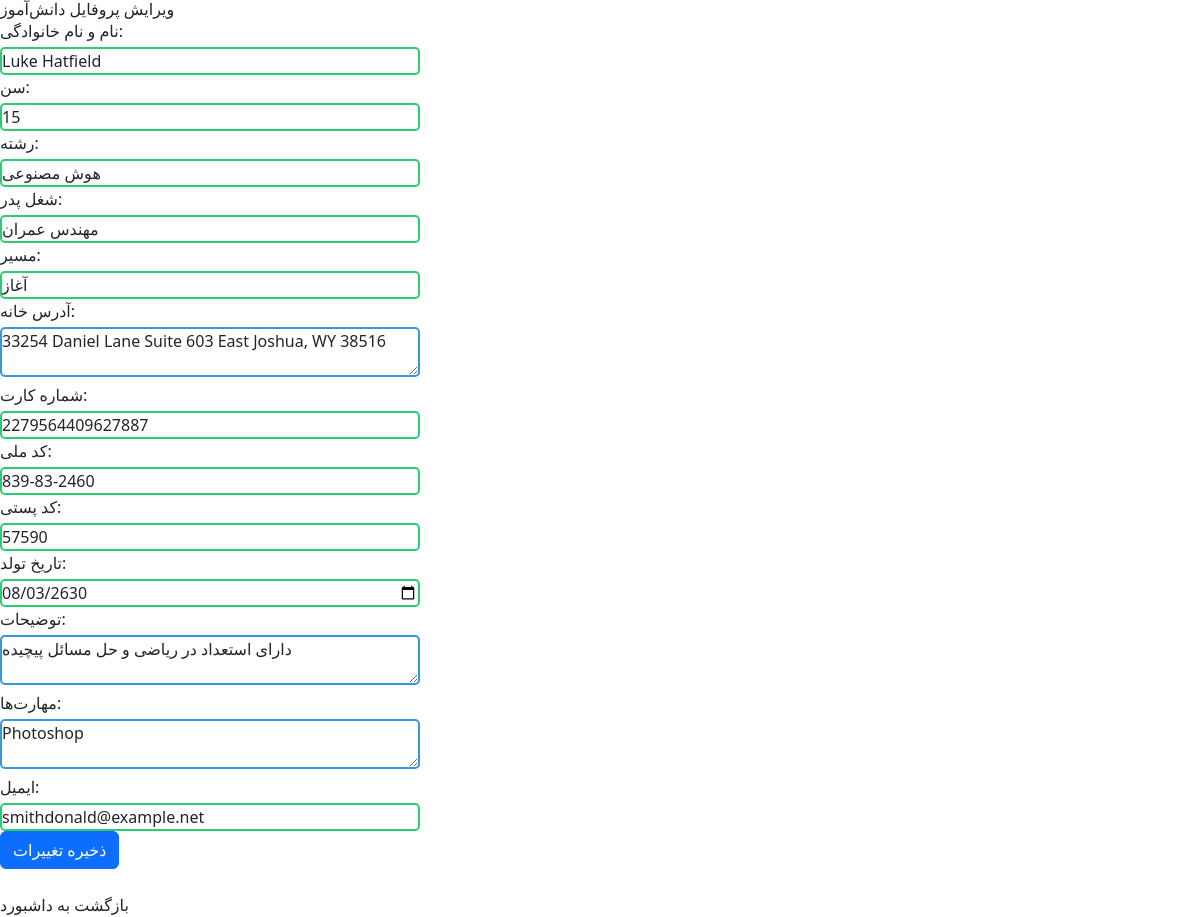
The page /accounts/edit-student/102/ (signed in) on the database its author committed.
### account/models.py (models this page shows, shortened)
class Student(models.Model):
    full_name = models.CharField(max_length=100, verbose_name="نام و نام خانوادگی")
    age = models.IntegerField(verbose_name="سن")
    major = models.CharField(max_length=100, verbose_name="رشته")
    father_job = models.CharField(max_length=100, verbose_name="شغل پدر")
    path = models.CharField(max_length=50, verbose_name="مسیر (آغاز/پرواز)")
    address = models.TextField(verbose_name="آدرس خانه")
    card_number = models.CharField(max_length=20, verbose_name="شماره کارت")
    national_code = models.CharField(max_length=10, verbose_name="کد ملی")
    postal_code = models.CharField(max_length=10, verbose_name="کد پستی")
    birth_date = models.DateField(verbose_name="تاریخ تولد")
    Description = models.TextField(verbose_name="توضیحات", null=True)
    skill = models.TextField(verbose_name="مهارت ها", null=True)
    email = models.EmailField(null=True, blank=True)

### account/views.py (the view)
# urls.py: path('edit-student/<int:student_id>/', edit_student_view, name='edit_student'),
@login_required
def edit_student_view(request, student_id):
    try:
        student = Student.objects.get(id=student_id)  # پیدا کردن دانش‌آموز از طریق آیدی
    except Student.DoesNotExist:
        messages.error(request, "دانش‌آموز مورد نظر یافت نشد.")
        return redirect('admin_dashboard')
    if request.method == 'POST':
        form = StudentForm(request.POST, instance=student)  # فرم برای ویرایش اطلاعات دانش‌آموز
        if form.is_valid():
            student = form.save()  # ذخیره اطلاعات ویرایش‌شده دانش‌آموز
            student_info = (
                f"نام و نام خانوادگی: {student.full_name}, "
                f"سن: {student.age}, "
                f"رشته: {student.major}, "
                f"شغل پدر: {student.father_job}, "
                f"مسیر: {student.path}, "
                f"آدرس: {student.address}, "
                f"کد ملی: {student.national_code}, "
                f"کد پستی: {student.postal_code}, "
                f"تاریخ تولد: {student.birth_date}, "
                f"توضیحات: {student.Description}, "
                f"مهارت‌ها: {student.skill}, "
                f"ایمیل: {student.email}"
            )
            embedding = generate_embedding(student_info)
            vector_id = f"student_{student.id}"  # آیدی منحصر به‌فرد برای وکتور
            metadata = {
                "full_name": student.full_name,
                "national_code": student.national_code,
                "major": student.major,
                "description": student.Description,
                "skill": student.skill,
                "email": student.email,
                "All data": student_info
            }
            save_to_pinecone(vector_id, embedding, metadata)
            messages.success(request, "پروفایل دانش‌آموز با موفقیت بروزرسانی شد!")
            return redirect('admin_dashboard')  # هدایت به داشبورد ادمین یا هر صفحه دلخواه
    else:
        form = StudentForm(instance=student)  # فرم با داده‌های موجود برای ویرایش
    return render(request, 'admin_panel/edit_student.html', {'form': form, 'student': student})

### account/forms.py
class StudentForm(forms.ModelForm):
    class Meta:
        model = Student
        fields = '__all__'
        widgets = {
            'birth_date': forms.DateInput(attrs={'type': 'date'}),
        }

### templates/admin_panel/edit_student.html (shortened to what this page needs)
{% extends 'base/base.html' %}
{% block link %}
    <link href="https://cdn.jsdelivr.net/npm/bootstrap@5.3.2/dist/css/bootstrap.min.css" rel="stylesheet">
    <script src="https://cdn.tailwindcss.com"></script>
{% endblock %}
{% block body %}
    <h1>ویرایش پروفایل دانش‌آموز</h1>
    <form method="POST" enctype="multipart/form-data">
        <div class="form-group">
            <label for="full_name">نام و نام خانوادگی:</label>
            {{ form.full_name }}
        </div>
        <div class="form-group">
            <label for="age">سن:</label>
            {{ form.age }}
        </div>
        <div class="form-group">
            <label for="major">رشته:</label>
            {{ form.major }}
        </div>
        <div class="form-group">
            <label for="father_job">شغل پدر:</label>
            {{ form.father_job }}
        </div>
        <div class="form-group">
            <label for="path">مسیر:</label>
            {{ form.path }}
        </div>
        <div class="form-group">
            <label for="address">آدرس خانه:</label>
            {{ form.address }}
        </div>
        <div class="form-group">
            <label for="card_number">شماره کارت:</label>
            {{ form.card_number }}
        </div>
        <div class="form-group">
            <label for="national_code">کد ملی:</label>
            {{ form.national_code }}
        </div>
        <div class="form-group">
            <label for="postal_code">کد پستی:</label>
            {{ form.postal_code }}
        </div>
        <div class="form-group">
            <label for="birth_date">تاریخ تولد:</label>
            {{ form.birth_date }}
        </div>
        <div class="form-group">
            <label for="Description">توضیحات:</label>
            {{ form.Description }}
        </div>
        <div class="form-group">
            <label for="skill">مهارت‌ها:</label>
            {{ form.skill }}
        </div>
        <div class="form-group">
            <label for="email">ایمیل:</label>
            {{ form.email }}
        </div>
        <button type="submit" class="btn btn-primary">ذخیره تغییرات</button>
    </form>
    <br>
    <a href="{% url 'admin_dashboard' %}">بازگشت به داشبورد</a>
{% endblock %}

### templates/admin_panel/edit_student.html (style rules this page uses)
input, textarea { border: 2px solid #3498db; border-radius: 5px; padding: 10px; outline: none; width: 420px; }
input, textarea:focus { border-color: #2ecc71; }
textarea { height: 50px; resize: vertical; overflow: auto; border: 2px solid #3498db; border-radius: 5px; padding: 10px; }
label { display: block; margin-bottom: 4px; }

### rows shown on the page
Student: full_name "Luke Hatfield", age "15", major "هوش مصنوعی", father_job "مهندس عمران", path "آغاز", address "33254 Daniel Lane Suite 603 East Joshua, WY 38516", card_number "2279564409627887", national_code "839-83-2460", postal_code "57590", birth_date "08/03/2630", Description "دارای استعداد در ریاضی و حل مسائل پیچیده", skill "Photoshop", email "smithdonald@example.net"
